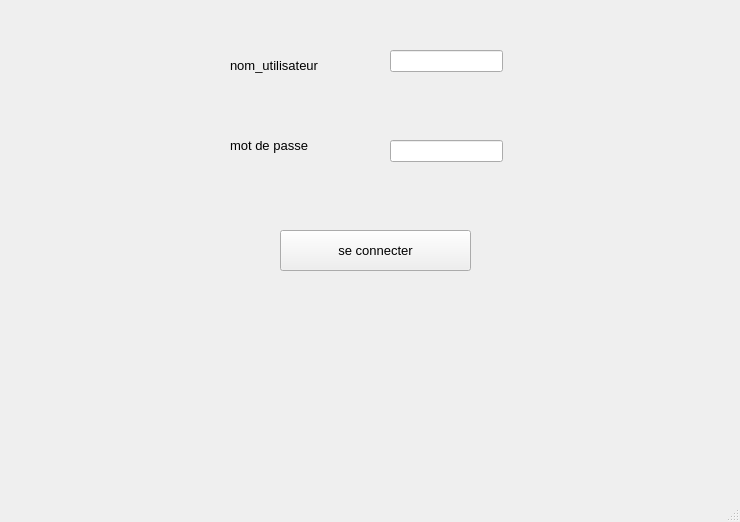
<?xml version="1.0" encoding="UTF-8"?>
<ui version="4.0">
 <class>MainWindow</class>
 <widget class="QMainWindow" name="MainWindow">
  <property name="geometry">
   <rect>
    <x>0</x>
    <y>0</y>
    <width>740</width>
    <height>522</height>
   </rect>
  </property>
  <property name="font">
   <font>
    <pointsize>10</pointsize>
   </font>
  </property>
  <property name="windowTitle">
   <string>Gestion des Matériaux et Maintenances</string>
  </property>
  <property name="styleSheet">
   <string notr="true"/>
  </property>
  <property name="iconSize">
   <size>
    <width>24</width>
    <height>24</height>
   </size>
  </property>
  <widget class="QWidget" name="centralwidget">
   <widget class="QPushButton" name="seconnecter">
    <property name="geometry">
     <rect>
      <x>280</x>
      <y>230</y>
      <width>191</width>
      <height>41</height>
     </rect>
    </property>
    <property name="text">
     <string>se connecter</string>
    </property>
   </widget>
   <widget class="QLabel" name="label">
    <property name="geometry">
     <rect>
      <x>230</x>
      <y>50</y>
      <width>141</width>
      <height>31</height>
     </rect>
    </property>
    <property name="text">
     <string>nom_utilisateur</string>
    </property>
   </widget>
   <widget class="QLineEdit" name="username">
    <property name="geometry">
     <rect>
      <x>390</x>
      <y>50</y>
      <width>113</width>
      <height>22</height>
     </rect>
    </property>
   </widget>
   <widget class="QLineEdit" name="password">
    <property name="geometry">
     <rect>
      <x>390</x>
      <y>140</y>
      <width>113</width>
      <height>22</height>
     </rect>
    </property>
   </widget>
   <widget class="QLabel" name="label_2">
    <property name="geometry">
     <rect>
      <x>230</x>
      <y>130</y>
      <width>141</width>
      <height>31</height>
     </rect>
    </property>
    <property name="text">
     <string>mot de passe</string>
    </property>
   </widget>
   <widget class="QLabel" name="arriereplan">
    <property name="geometry">
     <rect>
      <x>0</x>
      <y>-110</y>
      <width>1131</width>
      <height>681</height>
     </rect>
    </property>
    <property name="text">
     <string/>
    </property>
    <property name="pixmap">
     <pixmap>../../Macaron SoChoux.jpg</pixmap>
    </property>
   </widget>
   <zorder>arriereplan</zorder>
   <zorder>seconnecter</zorder>
   <zorder>label</zorder>
   <zorder>username</zorder>
   <zorder>password</zorder>
   <zorder>label_2</zorder>
  </widget>
  <widget class="QMenuBar" name="menubar">
   <property name="geometry">
    <rect>
     <x>0</x>
     <y>0</y>
     <width>740</width>
     <height>29</height>
    </rect>
   </property>
  </widget>
  <widget class="QStatusBar" name="statusbar"/>
 </widget>
 <resources/>
 <connections/>
</ui>
